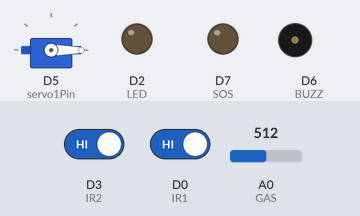
Simulated run of this sketch. Board: ESP8266 (NodeMCU). On the bench: servo, output pins drawn as LEDs (lit = HIGH), buzzer (waves = sounding, pin HIGH). Inputs (shaded band) come from the test bench; at power-on: A0 (GAS) = 512, D0 (IR1) HIGH, D3 (IR2) HIGH. WiFi joins after 1.5 s; servers stay silent unless stated; the Firebase database answers and starts empty; what the sketch prints to the serial monitor is not drawn.

Above: at 2.8 s.
2.9 s: A0 (GAS) set to 691
5.5 s: A0 (GAS) set to 710
At 8.2 s:
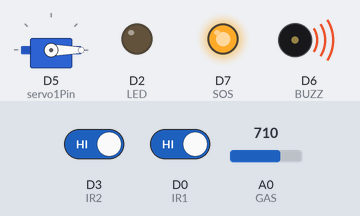
8.5 s: D0 (IR1) driven LOW
At 11.0 s:
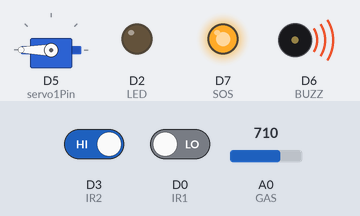
Timing chart, 0 to 17.0 s (numbered marks = the images above; inputs shaded):
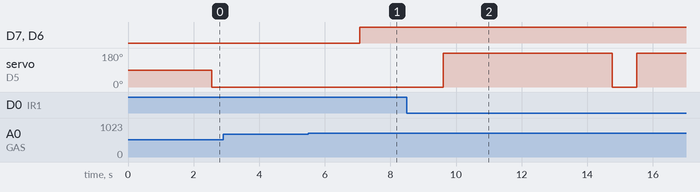

Measured:
- the behaviour switches between 700 and 701 on A0 (GAS) (found by bisection; images 0 and 1)
- after the input at 2.9 s, every drawn part: stays the same
- after the input at 5.5 s, D7 (SOS), D6 (BUZZ): LOW → HIGH after 1.6 s
- after the input at 8.5 s, servo on D5 (servo1Pin): 0° → 180° after 1.1 s, → 0° 5.2 s later, → 180° 0.75 s later

The sketch:

Hardware.ino
```cpp
#include <ESP8266WiFi.h>
#include "FirebaseESP8266.h"
#include <ArduinoJson.h>
#define WIFI_SSID "ANH THU"
#define WIFI_PASSWORD "0123456789"

#define FIREBASE_HOST "iotkt-a9c2e-default-rtdb.firebaseio.com/"
#define FIREBASE_AUTH "iRi30VlobOXxhKnx5J4Q4u9QGcgodZFGOT1l23v1"
#include <Servo.h>
#define GAS A0
#define LED D2
#define IR1 D0
#define IR2 D3
#define BUZZ D6
#define SOS D7
#define servo1Pin D5
Servo myservo;

byte x,y,z = 0;
unsigned long t1 = 0;
int valuegas,value1,value2;

FirebaseData firebaseData;
//WiFiClient client;
String path = "/";
FirebaseJson json;

byte sent(byte a)
{
  if(a==1)
  a=0;
  else
  a=1;
  return a;
}
void setup() {
  // put your setup code here, to run once:

  Serial.begin(9600);
  pinMode(IR1, INPUT);
  pinMode(IR2, INPUT);
  pinMode(LED, OUTPUT);
  pinMode(GAS, INPUT);
  pinMode(BUZZ, OUTPUT);
  pinMode(SOS, OUTPUT);

  myservo.attach(servo1Pin);

  WiFi.begin(WIFI_SSID, WIFI_PASSWORD);
  while (WiFi.status() != WL_CONNECTED) {
    delay(500);
    Serial.print(".");
  }
  Firebase.begin(FIREBASE_HOST, FIREBASE_AUTH);
  Firebase.reconnectWiFi(true);
  if(Firebase.beginStream(firebaseData, path)){
    Serial.println("REASON: " + firebaseData.errorReason());
    Serial.print("");
  }

  Serial.println("");
  Serial.print("Connected! IP address: ");
  Serial.println(WiFi.localIP());
}

void loop() {
  // put your main code here, to run repeatedly:
  valuegas = analogRead(GAS);
  value1 = digitalRead(IR1);
  value2 = digitalRead(IR2);


  Firebase.setInt(firebaseData,path + "/IR2",sent(value2));
  Firebase.setInt(firebaseData,path + "/GAS",valuegas);

  if(millis()- t1 > 0.5)
  {
  if(Firebase.getInt(firebaseData, path + "/LED/state"))
  x = firebaseData.intData();
  if(Firebase.getInt(firebaseData, path + "/GATE/state"))
  y = firebaseData.intData();
  if(Firebase.getInt(firebaseData, path + "/SOS/state"))
  z = firebaseData.intData();


  if (x == 0)
    digitalWrite(LED, LOW);
  else
    digitalWrite(LED, HIGH);

  if (y == 1 || value1 == 0)
  {
    myservo.write(180);
    delay (5000);
  }
  if(y == 0 || value2 == 0)
  {
    Firebase.setInt(firebaseData,path + "/GATE/state",0);
    myservo.write(0);
  }

  if (z == 0)
    {digitalWrite(SOS, LOW);
    digitalWrite(BUZZ, LOW);}
  else
    {digitalWrite(SOS, HIGH);
    digitalWrite(BUZZ, HIGH);}

  if (valuegas > 700|| z==1)
    {digitalWrite(SOS, HIGH);
    digitalWrite(BUZZ, HIGH);}
  else
    {digitalWrite(SOS, LOW);
    digitalWrite(BUZZ, LOW);}

  t1 = millis();
  }

}
```
